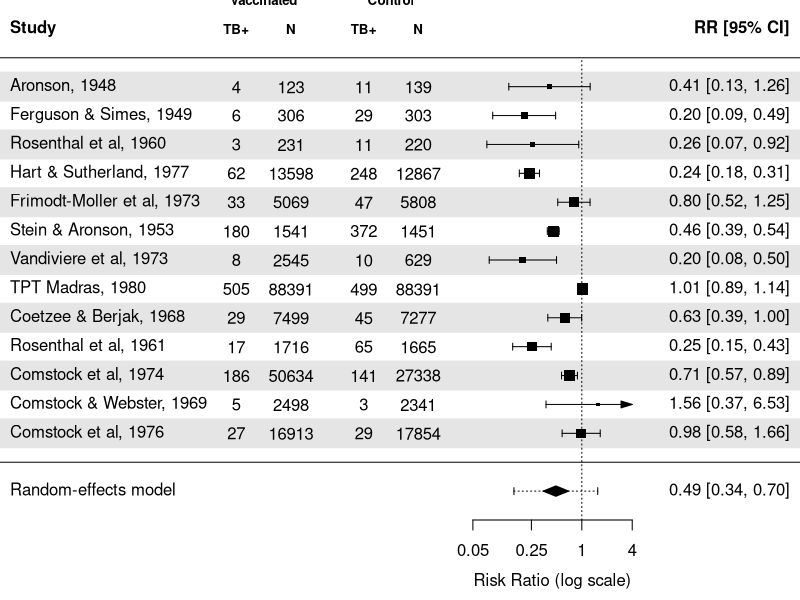
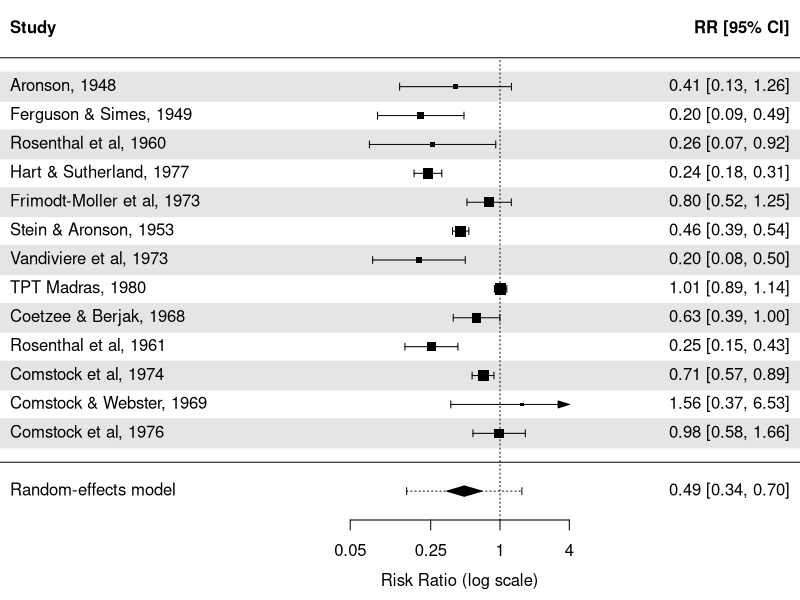
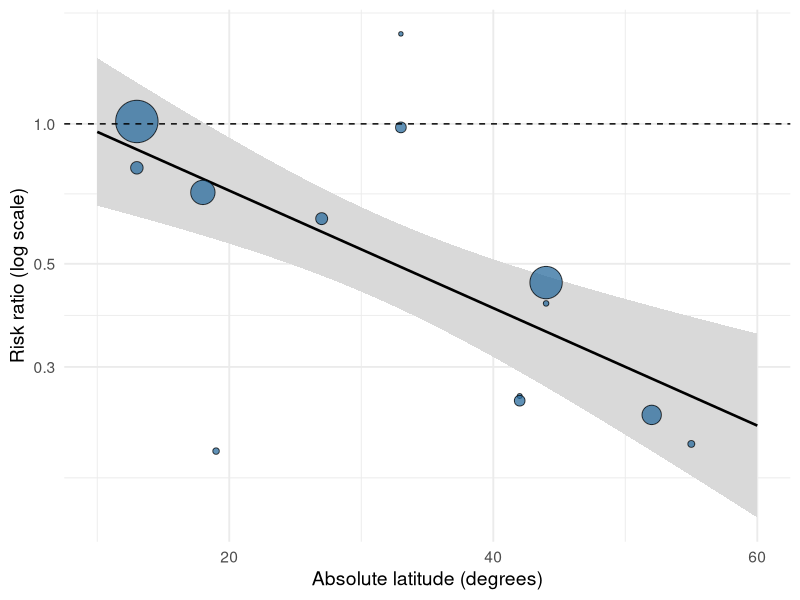
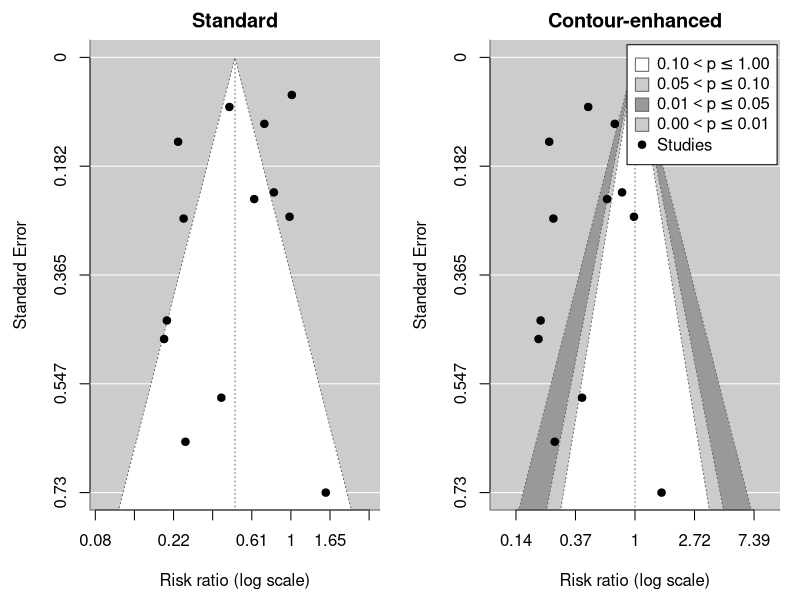
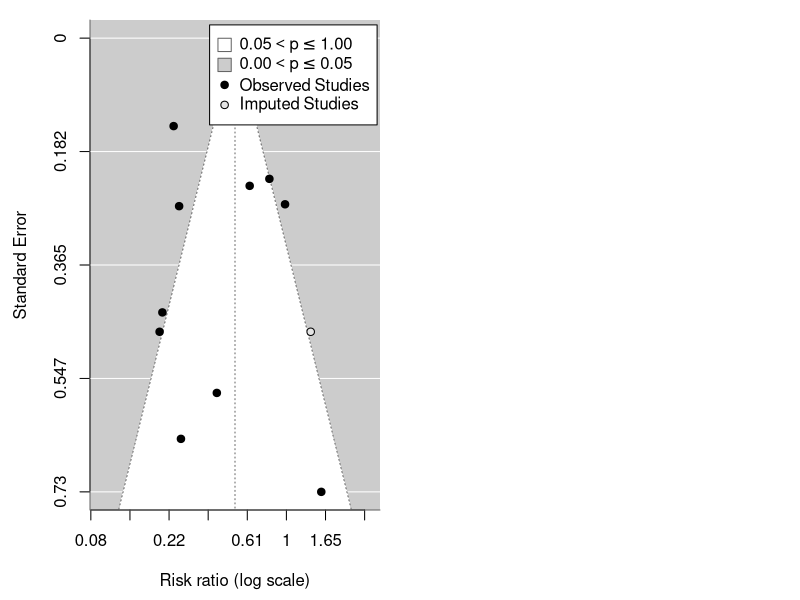
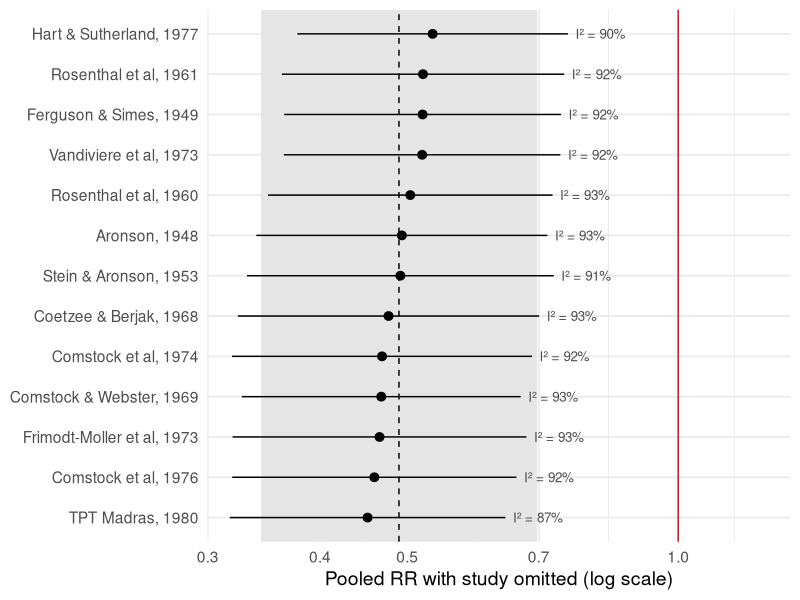
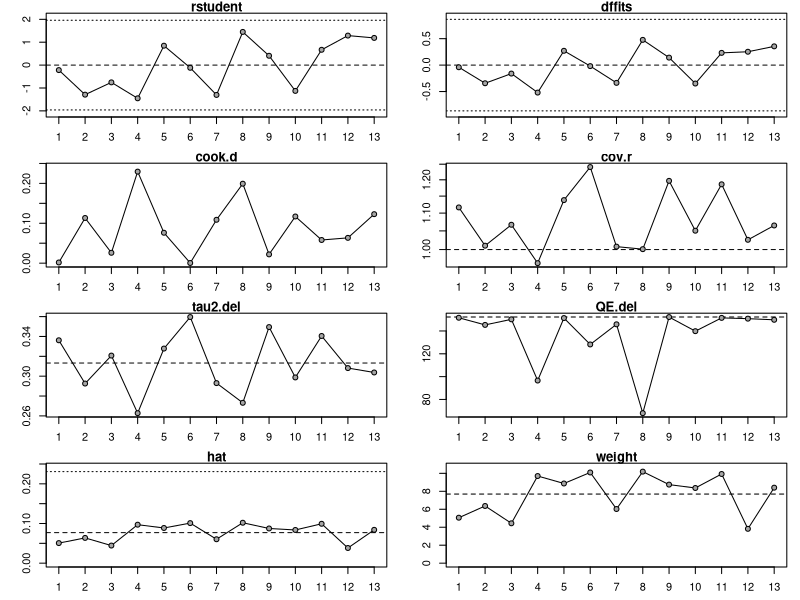
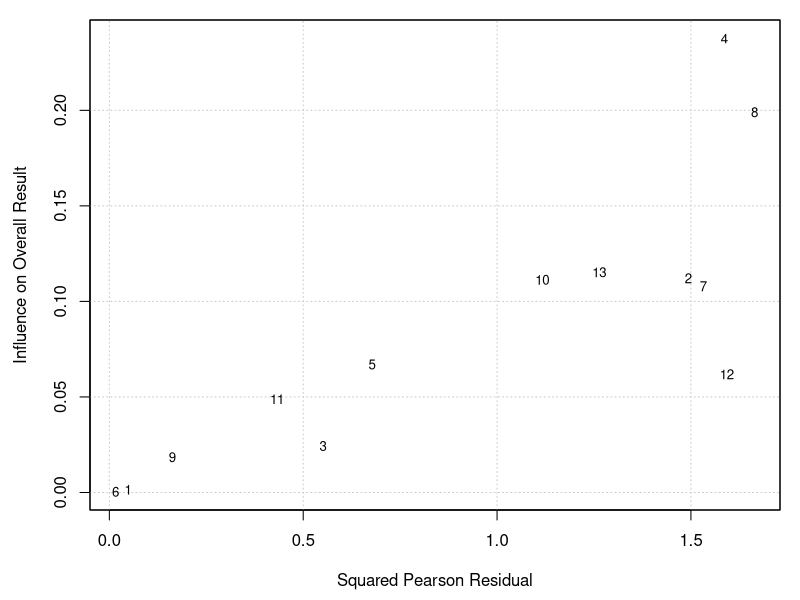

Generate these figures, in order, with R:
## ---- chunk 1
#| label: setup
#| include: false
library(metafor)
library(tidyverse)
library(knitr)

theme_set(theme_minimal(base_size = 14))

tidy_mf <- \(x) x |>
  as.data.frame() |>
  as_tibble() |>
  rename_with(\(nm) str_replace_all(nm, "\\.", "_"))

f2  <- \(x) format(round(x, 2), nsmall = 2)
ci  <- \(est, lo, hi) str_glue("{f2(est)} ({f2(lo)} to {f2(hi)})")

# Data -------------------------------------------------------------------
bcg <- dat.bcg |>
  as_tibble() |>
  mutate(
    study  = str_c(author, ", ", year),
    n_vacc = tpos + tneg,
    n_ctrl = cpos + cneg
  )

bcg_es <- escalc(measure = "RR", ai = tpos, bi = tneg, ci = cpos, di = cneg,
                 data = bcg, slab = study)

# Models -----------------------------------------------------------------
res_fe <- rma(yi, vi, data = bcg_es, method = "EE")
res_re <- rma(yi, vi, data = bcg_es, method = "REML")
res_mr <- rma(yi, vi, mods = ~ ablat, data = bcg_es, method = "REML")
egger  <- regtest(res_re, model = "lm", predictor = "sei")
begg   <- ranktest(res_re)
res_tf <- trimfill(res_re)
inf_re <- influence(res_re)
het_ci <- confint(res_re)

pooled <- bind_rows(
  `Common effect`  = predict(res_fe, transf = exp) |> tidy_mf(),
  `Random effects` = predict(res_re, transf = exp) |> tidy_mf(),
  .id = "model"
)
re <- pooled |> filter(model == "Random effects")

wts <- tibble(study = bcg$study, w_fe = weights(res_fe), w_re = weights(res_re))
w_madras <- wts |> filter(str_detect(study, "Madras"))

loo <- leave1out(res_re, transf = exp) |>
  tidy_mf() |>
  mutate(omitted = bcg$study) |>
  select(omitted, rr = estimate, ci_lb, ci_ub, I2, tau2)
loo_of <- \(pat) loo |> filter(str_detect(omitted, pat))
## ---- chunk 2
#| label: data
bcg |>
  transmute(
    Study = study,
    `Latitude (°)` = ablat,
    Allocation = str_to_sentence(alloc),
    `Vaccinated: TB / N` = str_glue("{tpos} / {format(n_vacc, big.mark = ',')}"),
    `Control: TB / N`    = str_glue("{cpos} / {format(n_ctrl, big.mark = ',')}")
  ) |>
  kable(align = "lrlrr")
## ---- chunk 3
#| label: es
bcg_es |>
  as_tibble() |>
  mutate(
    RR = exp(yi),
    `95% CI` = str_glue("{f2(exp(yi - 1.96 * sqrt(vi)))} to {f2(exp(yi + 1.96 * sqrt(vi)))}")
  ) |>
  transmute(Study = study, RR = f2(RR), `95% CI`) |>
  kable(align = "lrr")
## ---- chunk 4
#| label: pooled
pooled |>
  transmute(
    Model = model,
    `Pooled RR (95% CI)` = ci(pred, ci_lb, ci_ub),
    `95% prediction interval` = if_else(is.na(pi_lb), "—",
                                        str_glue("{f2(pi_lb)} to {f2(pi_ub)}"))
  ) |>
  kable(align = "lcc")
## ---- chunk 5
#| label: forest
#| fig-width: 9.5
#| fig-height: 6.6
par(mar = c(4, 0, 1, 0))
forest(
  res_re,
  atransf   = exp,
  at        = log(c(0.05, 0.25, 1, 4)),
  xlim      = c(-16, 6),
  ilab      = cbind(bcg$tpos, bcg$n_vacc, bcg$cpos, bcg$n_ctrl),
  ilab.xpos = c(-9.5, -8, -6, -4.5),
  header    = c("Study", "RR [95% CI]"),
  addpred   = TRUE,
  shade     = TRUE,
  mlab      = "Random-effects model"
)
text(c(-9.5, -8, -6, -4.5), res_re$k + 2, c("TB+", "N", "TB+", "N"), font = 2, cex = 0.8)
text(c(-8.75, -5.25),       res_re$k + 3, c("Vaccinated", "Control"), font = 2, cex = 0.8)
## ---- chunk 6
#| label: forest-2
#| fig-width: 9.5
#| fig-height: 6.6
par(mar = c(4, 0, 1, 0))
forest(res_re, atransf = exp, at = log(c(0.05, 0.25, 1, 4)), xlim = c(-10, 6),
       header = c("Study", "RR [95% CI]"), addpred = TRUE, shade = TRUE,
       mlab = "Random-effects model")
## ---- chunk 7
#| label: het
het_ci$random |>
  as.data.frame() |>
  rownames_to_column("stat") |>
  as_tibble() |>
  mutate(
    Statistic = recode(stat, `tau^2` = "τ²", tau = "τ", `I^2(%)` = "I² (%)", `H^2` = "H²"),
    Estimate  = f2(estimate),
    `95% CI`  = str_glue("{f2(ci.lb)} to {f2(ci.ub)}")
  ) |>
  select(Statistic, Estimate, `95% CI`) |>
  add_row(Statistic = "Cochran's Q (df = 12)", Estimate = f2(res_re$QE),
          `95% CI` = "p < 0.0001", .before = 1) |>
  kable(align = "lrr")
## ---- chunk 8
#| label: bubble
#| fig-width: 7
#| fig-height: 5.6
lat_grid <- tibble(ablat = seq(10, 60, by = 1))

lat_pred <- predict(res_mr, newmods = lat_grid$ablat, transf = exp) |>
  tidy_mf() |>
  bind_cols(lat_grid)

bcg_es |>
  as_tibble() |>
  mutate(rr = exp(yi), weight = 1 / vi) |>
  ggplot(aes(ablat, rr)) +
  geom_ribbon(data = lat_pred, aes(y = pred, ymin = ci_lb, ymax = ci_ub),
              fill = "grey85") +
  geom_line(data = lat_pred, aes(y = pred), linewidth = 0.9) +
  geom_point(aes(size = weight), shape = 21, fill = "#2b6c9e", alpha = 0.75) +
  geom_hline(yintercept = 1, linetype = "dashed") +
  scale_y_log10() +
  scale_size_area(max_size = 14, guide = "none") +
  labs(x = "Absolute latitude (degrees)", y = "Risk ratio (log scale)")
## ---- chunk 9
#| label: funnel
#| fig-width: 12
#| fig-height: 4.3
par(mfrow = c(1, 2), mar = c(4.5, 4.5, 2, 1))
funnel(res_re, atransf = exp, xlab = "Risk ratio (log scale)", main = "Standard")
funnel(res_re, level = c(90, 95, 99), shade = c("white", "grey80", "grey60"),
       refline = 0, legend = TRUE, atransf = exp,
       xlab = "Risk ratio (log scale)", main = "Contour-enhanced")
## ---- chunk 10
#| label: bias
tibble(
  Test = c("Egger's regression", "Begg's rank correlation",
           "Trim-and-fill: studies imputed", "Trim-and-fill: adjusted RR"),
  Result = c(
    str_glue("t = {f2(egger$zval)}, p = {f2(egger$pval)}"),
    str_glue("Kendall's τ = {f2(begg$tau)}, p = {f2(begg$pval)}"),
    str_glue("{res_tf$k0} ({res_tf$side} side)"),
    ci(exp(res_tf$b[1]), exp(res_tf$ci.lb), exp(res_tf$ci.ub))
  )
) |>
  kable(align = "lr")
## ---- chunk 11
#| label: trimfill
#| fig-width: 6
#| fig-height: 4.2
par(mar = c(4.5, 4.5, 1, 1))
funnel(res_tf, atransf = exp, legend = TRUE, xlab = "Risk ratio (log scale)")
## ---- chunk 12
#| label: loo
#| fig-width: 7.6
#| fig-height: 6.2
loo |>
  mutate(omitted = fct_reorder(omitted, rr)) |>
  ggplot(aes(rr, omitted)) +
  annotate("rect", xmin = re$ci_lb, xmax = re$ci_ub,
           ymin = -Inf, ymax = Inf, fill = "grey90") +
  geom_vline(xintercept = re$pred, linetype = "dashed") +
  geom_vline(xintercept = 1, colour = "firebrick") +
  geom_pointrange(aes(xmin = ci_lb, xmax = ci_ub)) +
  geom_text(aes(x = ci_ub, label = str_c("I² = ", round(I2), "%")),
            hjust = -0.15, size = 3.4, colour = "grey30") +
  scale_x_log10(breaks = c(0.3, 0.4, 0.5, 0.7, 1),
                expand = expansion(mult = c(0.05, 0.25))) +
  labs(x = "Pooled RR with study omitted (log scale)", y = NULL)
## ---- chunk 13
#| label: influence
#| fig-width: 8
#| fig-height: 6.4
plot(inf_re)
## ---- chunk 14
#| label: baujat
#| fig-width: 7
#| fig-height: 5.6
par(mar = c(4.5, 4.5, 1, 1))
baujat(res_re)
## ---- chunk 15
#| label: summary
tibble(
  Item = c("Trials (k)", "Pooled RR, random effects (95% CI)", "95% prediction interval",
           "I²", "τ²", "Latitude: R² of meta-regression", "Egger's test p",
           "Leave-one-out RR range"),
  Result = c(
    res_re$k,
    ci(re$pred, re$ci_lb, re$ci_ub),
    str_glue("{f2(re$pi_lb)} to {f2(re$pi_ub)}"),
    str_c(round(res_re$I2), "%"),
    f2(res_re$tau2),
    str_c(round(res_mr$R2), "%"),
    f2(egger$pval),
    str_glue("{f2(min(loo$rr))} to {f2(max(loo$rr))}")
  )
) |>
  kable(align = "lr")
